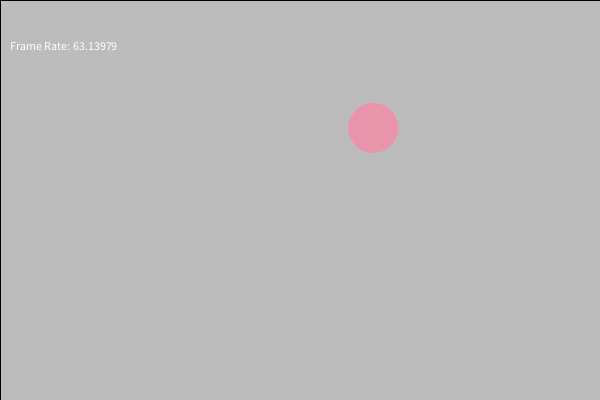
Frame 1 (no input)
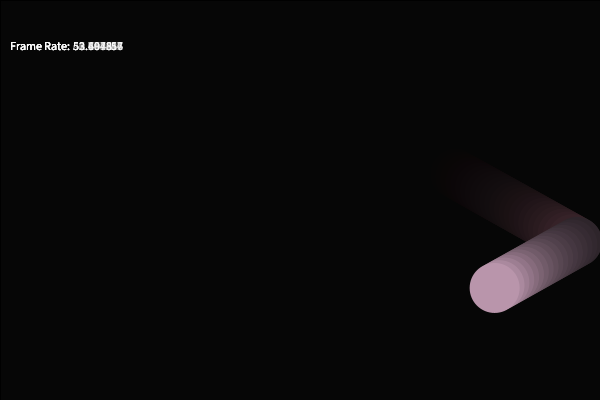
Frame 60 (the mouse pressed at the canvas centre just before this capture)
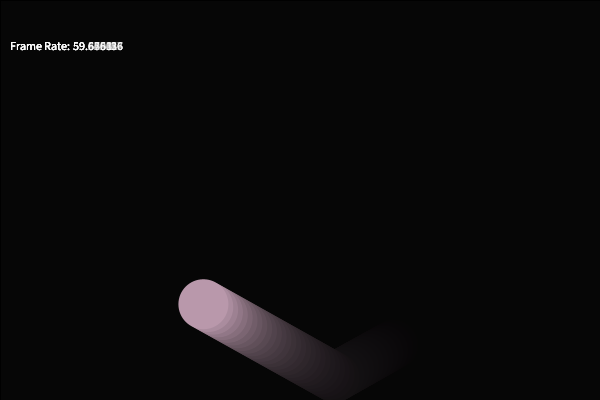
Frame 120 (the mouse held since frame 60 and released just before this capture)

The Processing sketch that drew these frames (run headless with seeded random() and noise(); from frame 60 on, the mouse is pressed at the canvas centre):

// Processing sketch: bouncing_ball_demo_1
// ── bouncing_ball_demo_1.pde
// Bouncing Ball Demo - Day 1
// Demonstrates: booleans, if statements, random(), frameRate()

// Position and speed variables
float x, y;
float speedX, speedY;
float ballSize = 50;

// Color variables
float r, g, b;

void setup() {
  size(600, 400);
  
  // Start at random position
  x = random(ballSize, width - ballSize);
  y = random(ballSize, height - ballSize);
  
  // Random initial speeds
  speedX = random(2, 5);
  speedY = random(2, 5);
  
  // Random initial color
  r = random(100, 255);
  g = random(100, 255);
  b = random(100, 255);
  
  // Control animation speed
  frameRate(60);  // 60 frames per second
}

void draw() {
  // Fade effect (comment out for trails)
  fill(0, 20);
  rect(0, 0, width, height);
  
  // Draw the ball
  noStroke();
  fill(r, g, b);
  circle(x, y, ballSize);
  
  x += speedX;
  y += speedY;
  
  // Check boundaries and bounce
  // Left/right walls
  if (x > width - ballSize/2 || x < ballSize/2) {
    speedX *= -1;
    r = random(100, 255);  // Change color on bounce
  }
  
  // Top/bottom wall
  if (y > height - ballSize/2 || y < ballSize/2) {
    speedY *= -1;
    g = random(100, 255);
  }
  
  // Display info
  fill(255);
  text("Frame Rate: " + frameRate, 10, 50);
}
